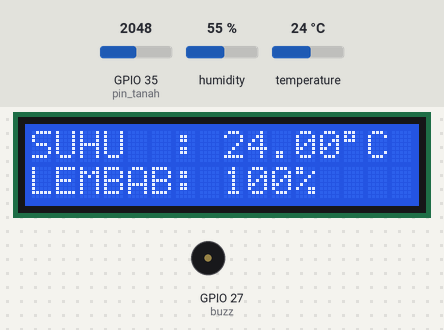
A sketch run on a simulated ESP32. On the bench: 16×2 character LCD, buzzer (waves = sounding, pin HIGH). The test bench sets the inputs (shaded band); at power-on: GPIO 35 (pin_tanah) = 2048, temperature 24 °C, humidity 55 %. WiFi joins after 1.5 s; servers stay silent unless stated; what the sketch prints to the serial monitor is not drawn.

Above: at 3.1 s.
3.2 s: GPIO 35 (pin_tanah) set to 2440
At 4.9 s:
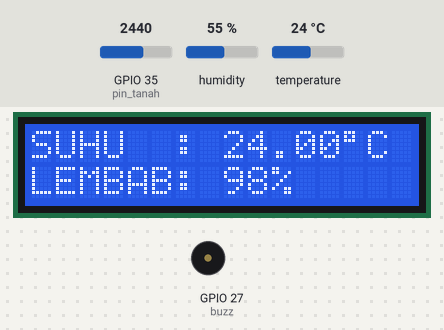
Timing chart, 0 to 5.4 s (numbered marks = the images above; inputs shaded):
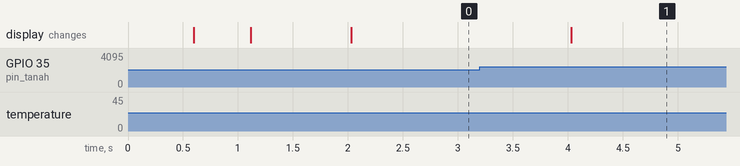

Measured:
- after the input at 3.2 s, the display: changes after 0.83 s (image 1)

The sketch:

monitor.ino
```cpp
/*----------------------
  Firmansyah Wahyu
  @2021
  https://github.com/bywahjoe/Arduino-ESP32-Blynk-Monitoring-Temp-Humid-Relay.git
------------------------*/

#include <WiFi.h>
#include <LiquidCrystal_I2C.h>
#include "DHT.h"
#include "pinku.h"
#include <BlynkSimpleEsp32.h>

//Milis Setting
const long interval = 2000;
unsigned long before = 0;

float mySuhu = 0;
int myTanah = 0;

BlynkTimer ceknotif;
BlynkTimer mysensor;

LiquidCrystal_I2C lcd(0x27, 16, 2);
DHT dht(pin_suhu, type_suhu);

void notif() {
//  Serial.print("Blynk is Notify");
//
//  if (myTanah < valsiram) {
//    Blynk.notify("Tanah Kering Menyiram");
//    Serial.println("Tanah Kering:");
//  } else {
//    Serial.println("Tanah Basah:");
//    Blynk.notify("Tanah Basah Tidak Menyiram");
//  }

}
void sendSensor() {
  Blynk.virtualWrite(2, mySuhu);
  Blynk.virtualWrite(3, myTanah);

  //t : Tidak Menyiram
  //b : Menyiram Banyak
  //s : Menyiram sedang
  //d : Menyiram Dikit

  if(mySuhu>=20 &&mySuhu<=24&& myTanah>=40 && myTanah<=70){
    Serial2.write("d");
    Blynk.notify("Menyiram Dikit");}
  else if(mySuhu>=25 &&mySuhu<=29&& myTanah>=25 && myTanah<=35){
    Serial2.write("s");
    Blynk.notify("Menyiram Sedang");}
  else if(mySuhu>29 &&mySuhu<=35&& myTanah>=1 && myTanah<=20){
    Serial2.write("b");
    Blynk.notify("Menyiram Banyak");}
  else if(mySuhu>=15 &&mySuhu<=20&& myTanah>=80 && myTanah<=100){
    Serial2.write("t");
    Blynk.notify("Tidak Menyiram");}
  else{}

}
void setup() {
  // put your setup code here, to run once:
  Serial.begin(115200);
  Serial2.begin(115200);
  pinMode(buzz, OUTPUT);

  lcd.init();
  lcd.backlight();
  dht.begin();

  WiFi.begin(ssid, pass);

  String statusWifi = "Connected";
  int retry = 1;
  while (WiFi.status() != WL_CONNECTED) {

    lcd.setCursor(0, 0);
    lcd.print("Connecting WiFi");
    lcd.setCursor(1, 1);
    lcd.print(retry);

    if (retry > 100) {
      statusWifi = "Error";
      break;
    }
    else {
      retry++;
    }
    delay(500);
  }

  Blynk.begin(myblynk, ssid, pass);
  ceknotif.setInterval(7000L, notif);
  mysensor.setInterval(5000L, sendSensor);

}

void loop() {
  // put your main code here, to run repeatedly:
  mySuhu = getSuhu();
  myTanah = getTanah();

  unsigned long now = millis();
  if (now - before >= interval) {
    tampil(mySuhu, myTanah);
    before = now;
  }

  Blynk.run();
  mysensor.run();
  ceknotif.run();
}
void tampil(float mysuhu, int mysoil) {
  lcd.clear();
  lcd.setCursor(0, 0);
  lcd.print("SUHU  : ");
  lcd.print(mysuhu);
  lcd.print((char)223);
  lcd.print("C");
  lcd.setCursor(0, 1);
  lcd.print("LEMBAB: ");
  lcd.print(mysoil);
  lcd.print("%");
}
void buzzON() {
  digitalWrite(buzz, HIGH);
}
void buzzOFF() {
  digitalWrite(buzz, LOW);
}
float getSuhu() {
  float val = dht.readTemperature();
  return val;
}
int getTanah() {
  //kering sakitik
  int val = analogRead(pin_tanah);
  Serial.print("Sensor Asli"); Serial.println(val);
  val = constrain(val, min_tanah, max_tanah);

  Serial.print("Constrain"); Serial.println(val);
  int convert = map(val, min_tanah, max_tanah, 0, 95);

  return (100 - convert);
}
```

pinku.h
```cpp
#define pin_suhu 23
#define type_suhu DHT11

#define valsiram 20
#define pin_tanah 35
#define min_tanah 2400
#define max_tanah 4095

#define buzz 27

const char *ssid = "robotku";
const char *pass = "robot1234";

#define myblynk "UGPLn5Oepu9NN1DN-xRep4lXKurX5B27"
#define BLYNK_PRINT Serial
```
